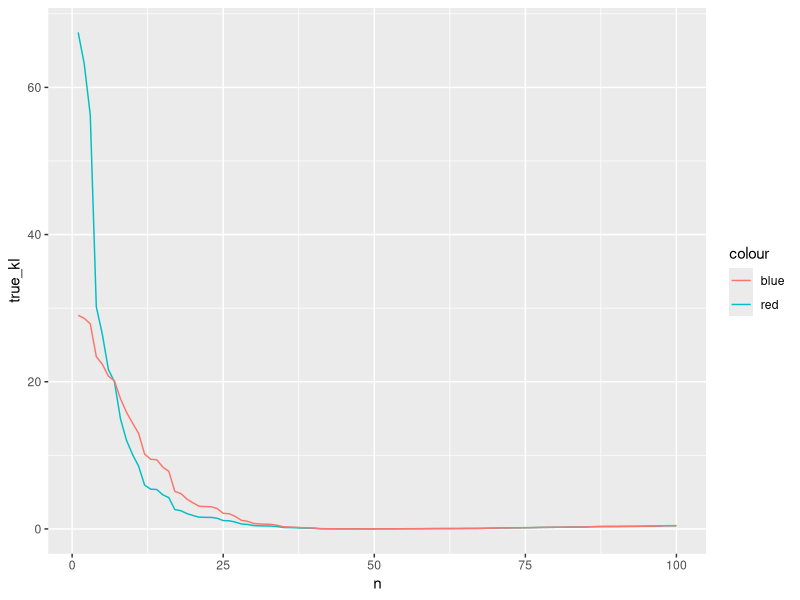

Here is the R script that generated this plot:
## Testing KL-divergence method against closed-form KL divergence for Gaussian distributions

# Author: Cameron Bale

library(tidyverse)
library(ggplot2)

###################################################################

kl_divergence <- function(x1, x2){
  
  # density estimates
  y1 <- density(x1, from=min(min(x1), min(x2)), to=max(max(x1), max(x2)))$y
  y2 <- density(x2, from=min(min(x1), min(x2)), to=max(max(x1), max(x2)))$y
  
  # convert to probabilities
  y1 <- y1/sum(y1)
  y2 <- y2/sum(y2)
  
  # fix division by 0 issue
  y1 <- y1 + .Machine$double.eps
  y2 <- y2 + .Machine$double.eps
  
  # calculate entropy of target distribution
  ent <- -sum(y1*log2(y1))
  
  # KL divergence
  kl <- sum(y1 * log2(y1/y2))
  
  # % divergence
  info <- sum(y1 * log2(y1/y2))/ent * 100
  
  return(list(ent=ent, kl=kl, info=info))
}

gaussian_kl <- function(mu1, mu2, sigma1, sigma2){
  
  # expected from Belov, D.I. and Armstrong, R.D. (2011). Distributions of the Kullback-Leibler divergence with applications
  kl_exp <- log(sigma2/sigma1) + (sigma1^2 + (mu1 - mu2)^2)/(2 * sigma2^2) - 1/2
  # convert to bits
  kl_exp <- kl_exp/log(2)
  
  return(kl_exp)
}

kl_calc_sim <- function(m1, m2, s1, s2, seed){
  
  # seed for reproducability
  set.seed(seed)
  
  # simulated x's
  x1 <- rnorm(1000,m1,s1)
  x2 <- rnorm(1000,m2,s2)
  
  # expected KL divergence
  true_kl <- gaussian_kl(mu1=m1, mu2=m2, sigma1=s1, sigma2=s2)
  
  names(true_kl) <- "true_kl"
  
  res <- kl_divergence(x1=x1, x2=x2)
  
  return(append(res, true_kl))
}

###################################################################

# normal density parameters
sigma1 <- 10
mu1 <- 10
mu2 <- 10

seeds <- 1:100
sigma2s <- sort(runif(100, 1, 20))

results <- lapply(sigma2s, function(y) lapply(seeds, function(x) kl_calc_sim(mu1, mu2, sigma1, y, x)))

results_df <- do.call(bind_rows, lapply(results, function(x) lapply(x, as_tibble)))

results_df %>%
  group_by(true_kl) %>%
  mutate(mean_kl = mean(kl)) %>%
  ungroup() %>%
  distinct(true_kl, mean_kl) %>%
  mutate(n=1:n()) %>%
  ggplot(aes(x=n, y=true_kl, color='red')) +
  geom_line() +
  geom_line(aes(y=mean_kl, color='blue'))

###################################################################





